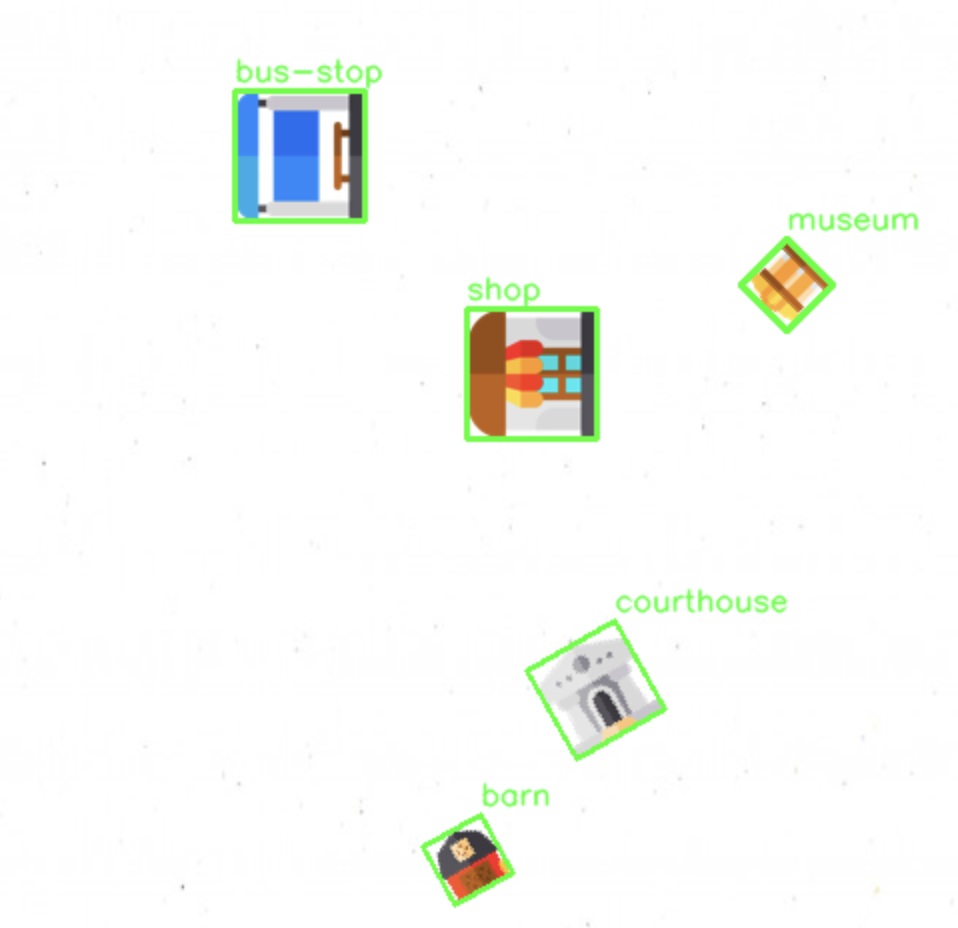
#> input picture object_detection.png, 958 x 928 px
$ python -i segment_img.py   (imports and definitions only)
#> lines starting #> are read from the running program, lines starting #| are printed output that depends on the picture; after the words box and inside, x2 and y2 are one past the last pixel; in counts of white or black regions, pixels touching at a corner belong together
import cv2
import numpy as np

def scale_dimensions(dimension, scale):
    return round(dimension/scale)


def get_orientated_bounding_box(contour, scale=10):
    min_rect = cv2.minAreaRect(contour)
    (center, size, angle) = min_rect

    # Scale the min_rect back to the original image size
    center = tuple(np.array(center) / scale)
    size = tuple(np.array(size) / scale)

    # Create a new min_rect with the scaled values
    scaled_min_rect = (center, size, angle)

    # Convert the min_rect to a 4-point bounding box
    box = cv2.boxPoints(scaled_min_rect)
    box = np.int0(box)
    return box


def add_border(x_min, y_min, x_max, y_max, width, height, border=1):
    x_min = max(x_min-border, 0)
    y_min = max(y_min-border, 0)
    x_max = min(x_max+border, height)
    y_max = min(y_max+border, width)
    return x_min, y_min, x_max, y_max

def get_bounding_boxes(image, scale=10, min_area=500):
    bounding_boxes = []
    width, height = image.shape[:2]
    # Resize the image by the scaling factor as it improves the accuracy of the contour detection
    image = cv2.resize(image, None, fx=scale, fy=scale, interpolation=cv2.INTER_LINEAR)
    # Binarise and remove noise from the image
    image = cv2.medianBlur(image, 25)
    image_res, image = cv2.threshold(image, 240, 255, cv2.THRESH_BINARY_INV)
    kernel = np.ones((11, 11), np.uint8)
    image = cv2.morphologyEx(image, cv2.MORPH_OPEN, kernel)

    # Find contours in the binary image
    contours, _ = cv2.findContours(image, cv2.RETR_EXTERNAL, cv2.CHAIN_APPROX_SIMPLE)

    for c in contours:
        x, y, w, h = [scale_dimensions(elem, scale) for elem in cv2.boundingRect(c)]
        if w * h < min_area:
            continue
        x_min, y_min, x_max, y_max = add_border(x, y, x+w, y+h, width, height)
        bounding_boxes.append(((x_min, y_min, x_max, y_max), get_orientated_bounding_box(c)))
    return bounding_boxes


def segment_icons(image):
    image_segments = []
    # get bounding boxes for the image
    bounding_boxes = get_bounding_boxes(image.copy())

    for (x_min, y_min, x_max, y_max), bbox in bounding_boxes:
        image_segment = image[y_min:y_max, x_min:x_max].copy()
        border = 5
        padded_image = cv2.copyMakeBorder(
            image_segment,
            top=border,
            bottom=border,
            left=border,
            right=border,
            borderType=cv2.BORDER_CONSTANT,
            value=(255, 255, 255),
        )
        image_segments.append((padded_image, bbox))
    return image_segments

>>> import cv2
>>> picture = cv2.imread('object_detection.png', cv2.IMREAD_GRAYSCALE)
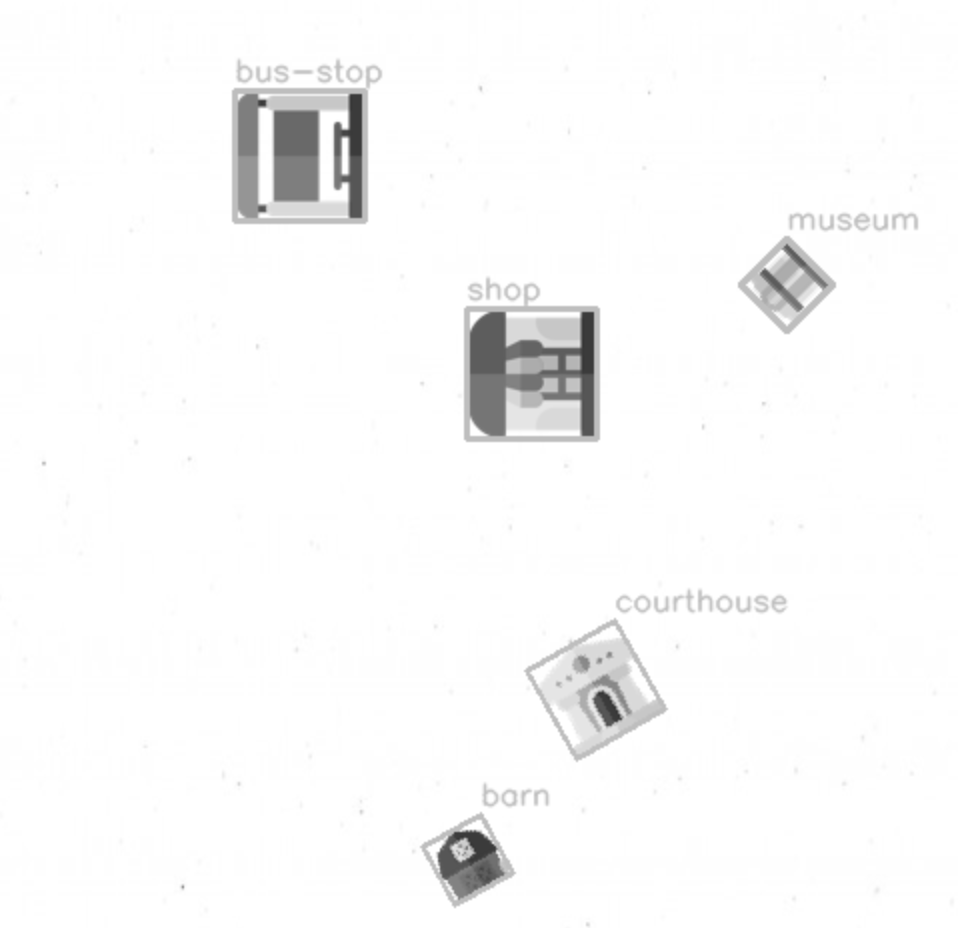
#> picture: shape (928, 958); min 53, max 255, mean 249
>>> result = get_bounding_boxes(picture)
#> in get_bounding_boxes, `image_res, image = cv2.threshold(image, 240, 255, cv2.THRESH_BINARY_INV)`:
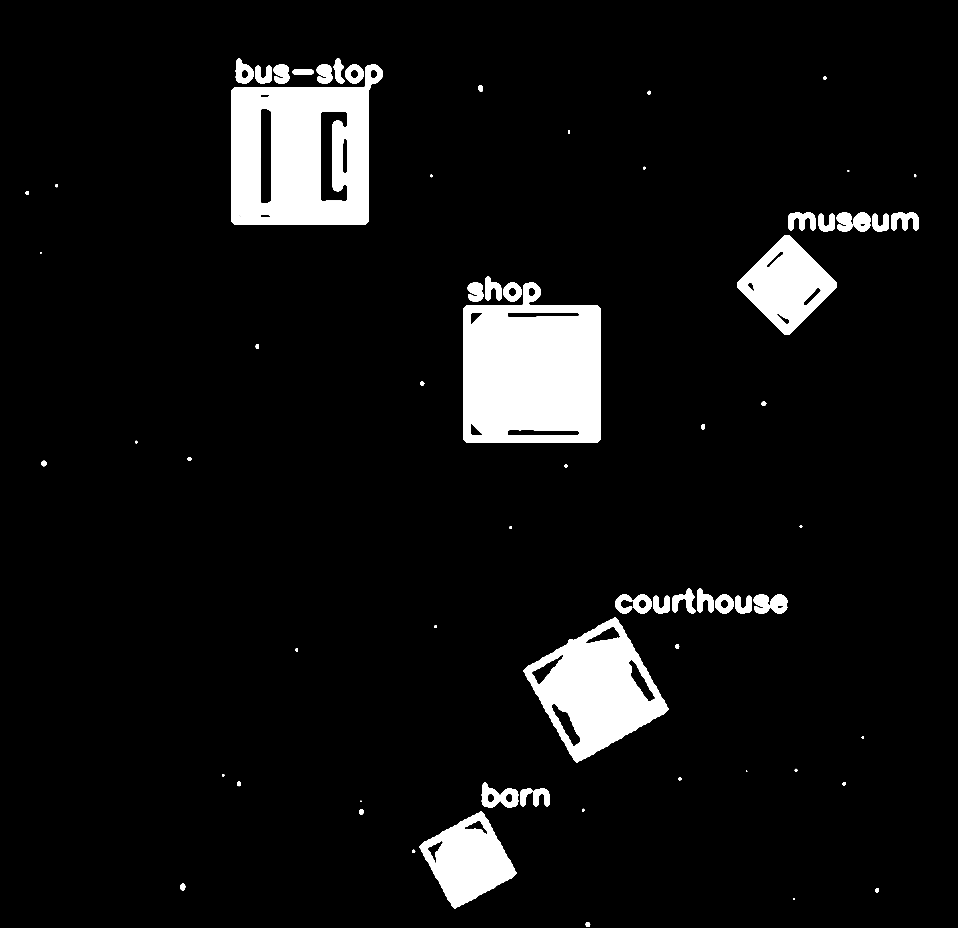
#> image: shape (9280, 9580) (shown at 1/10 size); 6.9% white; 71 white regions, largest, box (x1, y1, x2, y2) and area: (4632, 2823, 6007, 4427) 1822763, (2313, 642, 3825, 2247) 1638972, (5237, 6177, 6683, 7623) 1025145
#> in get_bounding_boxes, `image = cv2.morphologyEx(image, cv2.MORPH_OPEN, kernel)`: image: shape (9280, 9580); 6.9% white; 66 white regions
#> in get_bounding_boxes, `contours, _ = cv2.findContours(image, cv2.RETR_EXTERNAL, cv2.CHAIN_APP..`: contours = 66 contours; largest, box (x1, y1, x2, y2) and area: (2313, 643, 3825, 2247) 1908863, (4632, 2824, 6007, 4427) 1907828, (5239, 6179, 6681, 7621) 1160182, (7374, 2353, 8366, 3346) 538181, (4198, 8119, 5161, 9081) 527332
#> the loop in get_bounding_boxes, `for c in contours:` made 66 passes
#> (x, y, w, h) on passes 1, 2, 3, 4, 6, 7, 8, 9, 11, 12, 13, 14: (586, 922, 4, 4), (876, 888, 3, 4), (180, 884, 5, 6), (412, 850, 3, 3), (359, 810, 4, 5), (582, 809, 2, 2), (520, 788, 12, 18), (533, 788, 16, 18), (843, 782, 3, 3), (237, 782, 4, 4), (678, 778, 3, 2), (222, 774, 2, 2)
#> (x, y, w, h, x_min, y_min, x_max, y_max) on passes 5, 10, 20, 23, 28, 39: (420, 812, 96, 96, 419, 811, 517, 909), (482, 783, 36, 25, 481, 782, 519, 809), (524, 618, 144, 144, 523, 617, 669, 763), (754, 594, 34, 19, 753, 593, 789, 614), (672, 589, 23, 25, 671, 588, 696, 615), (463, 282, 138, 160, 462, 281, 602, 443)
#> after the loop in get_bounding_boxes, `for c in contours:`: bounding_boxes = 9 items
#> result = 9 items
